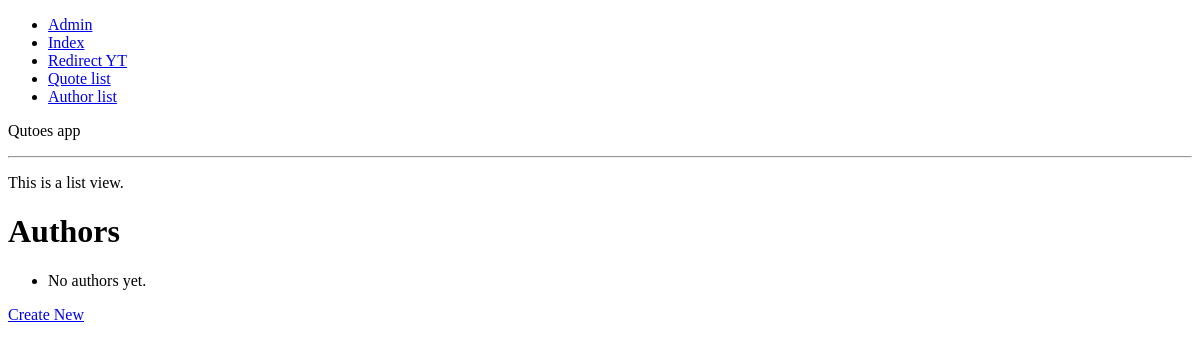
/authors/list, run on an earlier commit of the app's database.
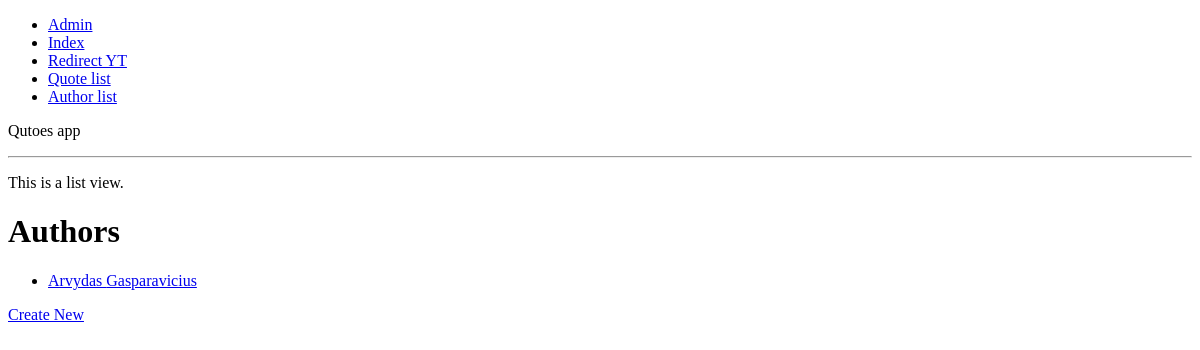
And on a later commit of the database.
### apps/authors/models.py (models this page shows, shortened)
class Author(models.Model):
    name = models.CharField(max_length=50, blank=False)
    lastname = models.CharField(max_length=50, blank=True)
    date_created = models.DateTimeField(auto_now_add=True)

### apps/authors/views.py (the view)
# urls.py: path("list", AuthorListView.as_view(), name="author-list"),
class AuthorListView(ListView):
    model = Author
    template_name = "authors/author_list.html"  # default

### templates/authors/author_list.html
{% extends "base-list.html" %}
{% block list %}
<h1>Authors</h1>
<ul>
{% for author in object_list %}
    <li><a href="{% url 'author-detail' pk=author.id %}">{{ author.name }} {{ author.lastname }}</a></li>
{% empty %}
    <li>No authors yet.</li>
{% endfor %}
</ul>
<a href="{% url "author-create" %}">Create New</a>
{% endblock list %}

### templates/base-list.html
{% extends "base.html" %}
{% block content %}
<p>This is a list view.</p>
{% block list %}{% endblock list %}
{% endblock content %}

### templates/base.html (shortened to what this page needs)
<!DOCTYPE html>
<html lang="en">
<head>
</head>
<body>
    <nav>
        <ul>
            <li><a href="{% url "admin:index" %}">Admin</a></li>
            <li><a href="{% url "index" %}">Index</a></li>
            <li><a href="{% url "rdt" %}">Redirect YT</a></li>
            <li><a href="{% url "quote-list" %}">Quote list</a></li>
            <li><a href="{% url "author-list" %}">Author list</a></li>
        </ul>
    </nav>
    <p>Qutoes app</p>
    <hr>
    {% block content %}
    {% endblock content %}
</body>
</html>

What changed in the data, as far as the page shows it:
added Author: name "Arvydas", lastname "Gasparavicius"
Also different on the page:
text no longer shown: "No authors yet."
